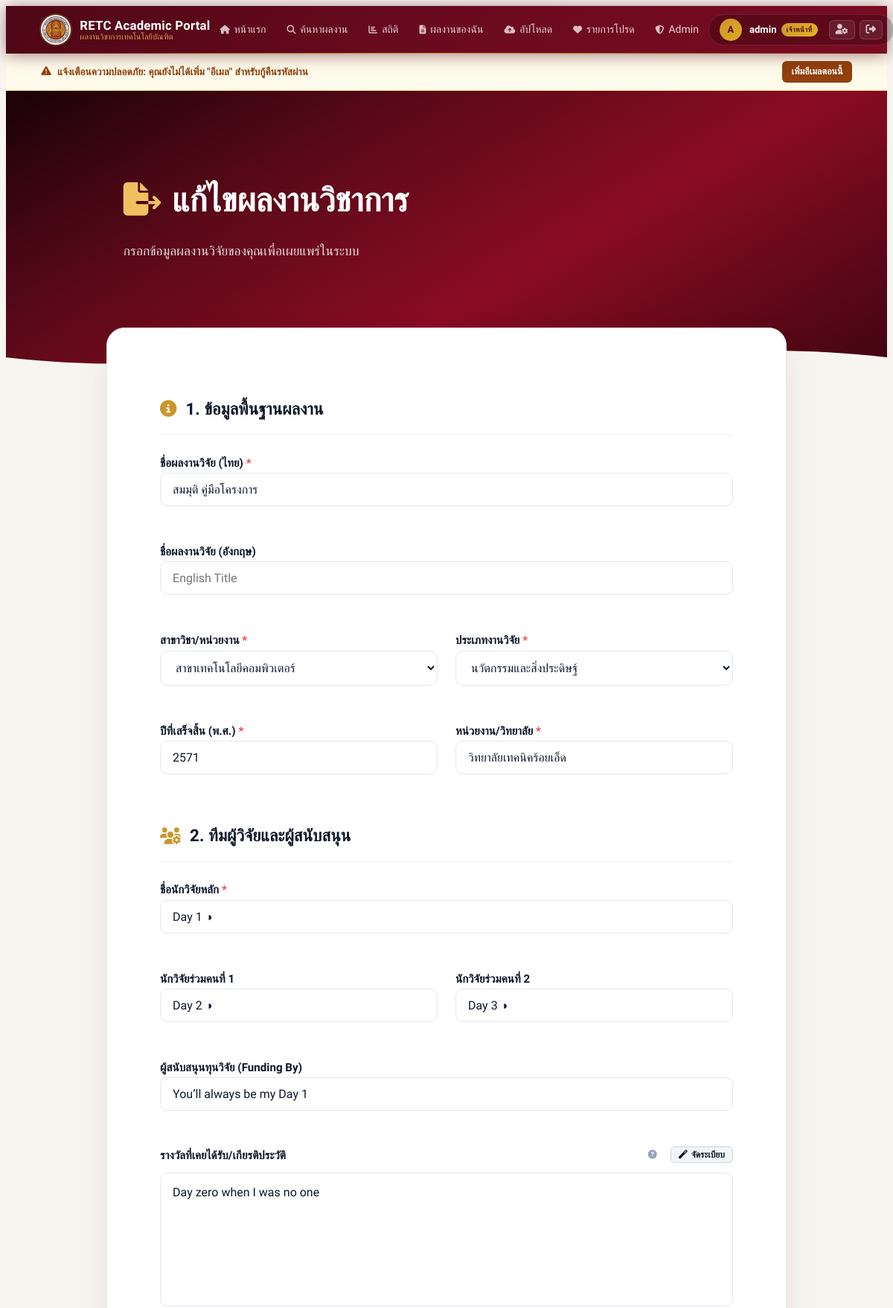
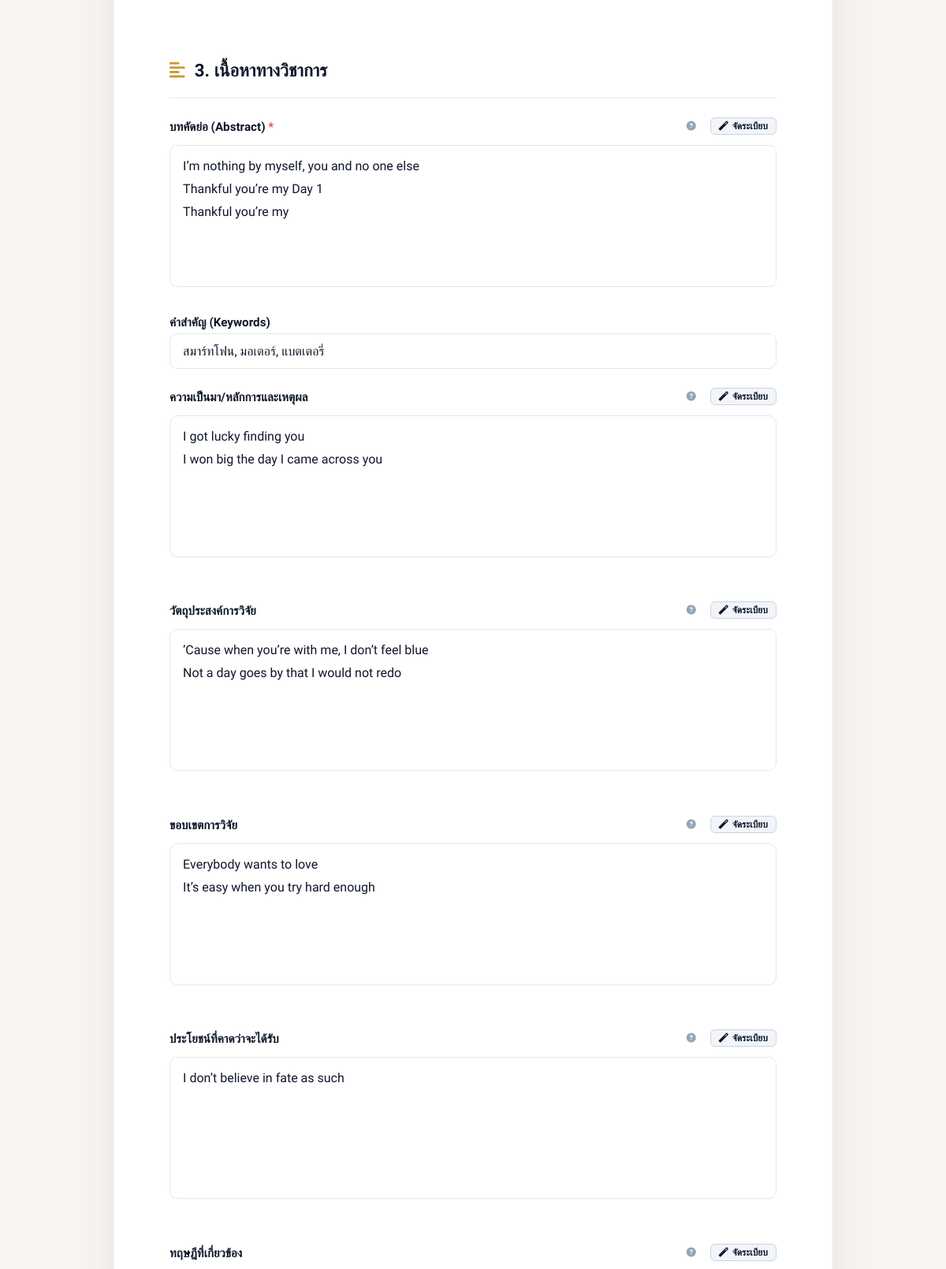
/edit/25/ (signed in, upper part), run on the app's committed database (2 pictures, top to bottom).
### research/models.py (models this page shows, shortened)
class Project(models.Model):
    DEPARTMENTS = [
        ('EE', 'สาขาเทคโนโลยีไฟฟ้า'),
        ('ET', 'สาขาเทคโนโลยีอิเล็กทรอนิกส์'),
        ('PT', 'สาขาเทคโนโลยีการผลิต'),
        ('MT', 'สาขาเทคโนโลยีเครื่องกล'),
        ('CT', 'สาขาเทคโนโลยีคอมพิวเตอร์'),
    ]
    RESEARCH_TYPES = [
        ('classroom', 'วิจัยในชั้นเรียน'),
        ('r_d', 'วิจัยและพัฒนา (R&D)'),
        ('innovation', 'นวัตกรรมและสิ่งประดิษฐ์'),
        ('survey', 'วิจัยเชิงสำรวจ'),
        ('other', 'อื่นๆ'),
    ]
    title_th = models.CharField(max_length=500, verbose_name="ชื่อผลงานวิจัย (ภาษาไทย)")
    title_en = models.CharField(max_length=500, verbose_name="ชื่อผลงานวิจัย (ภาษาอังกฤษ)", blank=True, null=True)
    department = models.CharField(max_length=2, choices=DEPARTMENTS, default='CT', verbose_name="สาขาวิชา")
    academic_year = models.IntegerField(verbose_name="ปีที่ผลงานวิจัยเสร็จ (พ.ศ.)")
    research_type = models.CharField(max_length=50, choices=RESEARCH_TYPES, default='innovation', verbose_name="ประเภทของงานวิจัย")
    student_name = models.CharField(max_length=255, verbose_name="ชื่อนักวิจัยหลัก")
    researcher_co1 = models.CharField(max_length=255, verbose_name="ชื่อนักวิจัยร่วมคนที่ 1", blank=True, null=True)
    researcher_co2 = models.CharField(max_length=255, verbose_name="ชื่อนักวิจัยร่วมคนที่ 2", blank=True, null=True)
    organization = models.CharField(max_length=255, verbose_name="หน่วยงาน", default="วิทยาลัยเทคนิคร้อยเอ็ด")
    funding_by = models.CharField(max_length=255, verbose_name="ผู้สนับสนุนทุนวิจัย", blank=True, null=True)
    awards = models.TextField(verbose_name="รางวัลที่เคยได้รับ", blank=True, null=True)
    abstract = models.TextField(verbose_name="บทคัดย่อ", blank=True)
    keywords = models.CharField(max_length=255, verbose_name="คำสำคัญ (Keywords)", blank=True)
    background = models.TextField(verbose_name="ความเป็นมา/หลักการและเหตุผล", blank=True)
    objectives = models.TextField(verbose_name="วัตถุประสงค์การวิจัย", blank=True)
    scope = models.TextField(verbose_name="ขอบเขตของการวิจัย", blank=True)
    theory = models.TextField(verbose_name="ทฤษฎีที่ใช้ในการศึกษา/ที่เกี่ยวข้อง", blank=True)
    methodology = models.TextField(verbose_name="วิธีการวิจัย", blank=True)
    results = models.TextField(verbose_name="ผลการวิจัย", blank=True)
    discussion = models.TextField(verbose_name="อภิปรายผล", blank=True)
    suggestions_use = models.TextField(verbose_name="ข้อเสนอแนะในการใช้ประโยชน์", blank=True)
    suggestions_next = models.TextField(verbose_name="ข้อเสนอแนะในการทำวิจัยครั้งต่อไป", blank=True)
    other_info = models.TextField(verbose_name="อื่นๆ", blank=True, null=True)
    pdf_file = models.FileField(
        upload_to='pdfs/',
        verbose_name="ไฟล์ PDF ฉบับเต็ม",
        validators=[FileExtensionValidator(allowed_extensions=['pdf']), validate_file_size],
        null=True, blank=True
    )
    is_approved = models.BooleanField(default=False, verbose_name="อนุมัติการเผยแพร่")
    views_count = models.PositiveIntegerField(default=0, verbose_name="ยอดเข้าชม")
    download_count = models.PositiveIntegerField(default=0, verbose_name="ยอดดาวน์โหลด")
    class Meta:
        verbose_name = "โครงงาน/ผลงานวิชาการ"
        verbose_name_plural = "โครงงาน/ผลงานวิชาการ"
        ordering = ['-academic_year']

### research/views.py (the view)
# urls.py: path('edit/<int:project_id>/', views.edit_project, name='edit_project'),
@login_required
def edit_project(request, project_id):
    project = get_object_or_404(Project, id=project_id)
    if not request.user.is_staff and project.student_name != request.user.username:
        messages.error(request, "คุณไม่มีสิทธิ์แก้ไขผลงานของผู้อื่น")
        return redirect('project_list')
    if request.method == 'POST':
        form = ProjectForm(request.POST, request.FILES, instance=project)
        if form.is_valid():
            form.save()
            messages.success(request, f'แก้ไขผลงาน "{project.title_th}" สำเร็จแล้ว')
            return redirect('project_list')
        else:
            messages.error(request, "กรุณาตรวจสอบข้อมูลที่กรอก มีบางช่องที่ไม่ถูกต้อง")
    else:
        form = ProjectForm(instance=project)
    return render(request, 'research/edit.html', {
        'form':      form,
        'project':   project,
        'edit_mode': True,
    })

### research/templatetags/research_extras.py (called while the page is built)
@register.filter
def filename(value):
    return os.path.basename(str(value))

### research/templates/research/edit.html (shortened to what this page needs)
{% extends 'research/base.html' %}
{% load static %}
{% load research_extras %}
{% block content %}
<div class="upload-hero">
    <div class="hero-inner">
        <h1>
            <i class="fas fa-file-export" style="color: var(--gold-lt);"></i>
            <span>{% if edit_mode %}แก้ไขผลงานวิชาการ{% else %}เพิ่มผลงานวิจัยใหม่{% endif %}</span>
        </h1>
        <p>กรอกข้อมูลผลงานวิจัยของคุณเพื่อเผยแพร่ในระบบ</p>
    </div>
</div>
<div class="upload-card">
    <form method="POST" enctype="multipart/form-data" id="uploadForm">
        <div class="section-head"><i class="fas fa-info-circle"></i> 1. ข้อมูลพื้นฐานผลงาน</div>
        <div class="form-grid">
            <div class="form-group full-width">
                <label>ชื่อผลงานวิจัย (ไทย) <span class="req">*</span></label>
                {{ form.title_th }}
            </div>
            <div class="form-group full-width">
                <label>ชื่อผลงานวิจัย (อังกฤษ)</label>
                {{ form.title_en }}
            </div>
            <div class="form-group">
                <label>สาขาวิชา/หน่วยงาน <span class="req">*</span></label>
                {{ form.department }}
            </div>
            <div class="form-group">
                <label>ประเภทงานวิจัย <span class="req">*</span></label>
                {{ form.research_type }}
            </div>
            <div class="form-group">
                <label>ปีที่เสร็จสิ้น (พ.ศ.) <span class="req">*</span></label>
                {{ form.academic_year }}
            </div>
            <div class="form-group">
                <label>หน่วยงาน/วิทยาลัย <span class="req">*</span></label>
                {{ form.organization }}
            </div>
        </div>
        <div class="section-head"><i class="fas fa-users-cog"></i> 2. ทีมผู้วิจัยและผู้สนับสนุน</div>
        <div class="form-grid">
            <div class="form-group full-width">
                <label>ชื่อนักวิจัยหลัก <span class="req">*</span></label>
                {{ form.student_name }}
            </div>
            <div class="form-group">
                <label>นักวิจัยร่วมคนที่ 1</label>
                {{ form.researcher_co1 }}
            </div>
            <div class="form-group">
                <label>นักวิจัยร่วมคนที่ 2</label>
                {{ form.researcher_co2 }}
            </div>
            <div class="form-group full-width">
                <label>ผู้สนับสนุนทุนวิจัย (Funding By)</label>
                {{ form.funding_by }}
            </div>
            <div class="form-group full-width">
                <div class="label-wrap">
                    <label>รางวัลที่เคยได้รับ/เกียรติประวัติ</label>
                </div>
                {{ form.awards }}
            </div>
        </div>
        <div class="section-head"><i class="fas fa-align-left"></i> 3. เนื้อหาทางวิชาการ</div>
        <div class="form-group">
            <div class="label-wrap">
                <label>บทคัดย่อ (Abstract) <span class="req">*</span></label>
            </div>
            {{ form.abstract }}
        </div>
        <div class="form-group">
            <label>คำสำคัญ (Keywords)</label>
            {{ form.keywords }}
        </div>
        <div class="form-grid">
            <div class="form-group full-width">
                <div class="label-wrap"><label>ความเป็นมา/หลักการและเหตุผล</label></div>
                {{ form.background }}
            </div>
            <div class="form-group full-width">
                <div class="label-wrap"><label>วัตถุประสงค์การวิจัย</label></div>
                {{ form.objectives }}
            </div>
            <div class="form-group full-width">
                <div class="label-wrap"><label>ขอบเขตการวิจัย</label></div>
                {{ form.scope }}
            </div>
            <div class="form-group full-width">
                <div class="label-wrap"><label>ประโยชน์ที่คาดว่าจะได้รับ</label></div>
                {{ form.suggestions_use }}
            </div>
            <div class="form-group full-width">
                <div class="label-wrap"><label>ทฤษฎีที่เกี่ยวข้อง</label></div>
            </div>
        </div>
    </form>
</div>
{% endblock %}

### research/templates/research/navbar.html (shortened to what this page needs)
{% load static %}
<nav class="main-navbar">
    <a href="{% url 'project_list' %}" class="nav-brand">
        <div class="nav-logo-wrap">
            <img src="{% static 'logoretc.png' %}" alt="RETC Logo" class="nav-logo-img">
        </div>
        <div class="nav-brand-text">
            <span class="nav-brand-name">RETC Academic Portal</span>
            <span class="nav-brand-sub">ผลงานวิชาการเทคโนโลยีบัณฑิต</span>
        </div>
    </a>
    <div class="nav-links" id="nav-links">
        <a href="{% url 'project_list' %}" onclick="document.getElementById('nav-links').classList.remove('mobile-open')" class="nav-link {% if request.resolver_match.url_name == 'project_list' %}active{% endif %}">
            <i class="fas fa-home"></i> หน้าแรก
        </a>
        <a href="{% url 'research_search' %}" onclick="document.getElementById('nav-links').classList.remove('mobile-open')" class="nav-link {% if request.resolver_match.url_name == 'research_search' %}active{% endif %}">
            <i class="fas fa-search"></i> ค้นหาผลงาน
        </a>
        <a href="{% url 'project_stats' %}" onclick="document.getElementById('nav-links').classList.remove('mobile-open')" class="nav-link {% if request.resolver_match.url_name == 'project_stats' %}active{% endif %}">
            <i class="fas fa-chart-bar"></i> สถิติ
        </a>
        {% if user.is_authenticated %}
            {% if user.is_staff or user.profile.user_type == 'student' %}
                <a href="{% url 'my_projects' %}" onclick="document.getElementById('nav-links').classList.remove('mobile-open')" class="nav-link {% if request.resolver_match.url_name == 'my_projects' %}active{% endif %}">
                    <i class="fas fa-file-alt"></i> ผลงานของฉัน
                </a>
                <a href="{% url 'project_upload' %}" onclick="document.getElementById('nav-links').classList.remove('mobile-open')" class="nav-link {% if request.resolver_match.url_name == 'project_upload' %}active{% endif %}">
                    <i class="fas fa-cloud-upload-alt"></i> อัปโหลด
                </a>
            {% endif %}
            <a href="{% url 'favorite_list' %}" onclick="document.getElementById('nav-links').classList.remove('mobile-open')" class="nav-link {% if request.resolver_match.url_name == 'favorite_list' %}active{% endif %}">
                <i class="fas fa-heart"></i> รายการโปรด
            </a>
            {% if user.is_staff %}
                <a href="{% url 'admin_dashboard' %}" onclick="document.getElementById('nav-links').classList.remove('mobile-open')" class="nav-link {% if request.resolver_match.url_name == 'admin_dashboard' %}active{% endif %}">
                    <i class="fas fa-shield-alt"></i> Admin
                </a>
            {% endif %}
        {% else %}
            <div class="nav-user-section mobile-only" style="background:transparent;border:none;justify-content:center;">
                <a href="{% url 'login' %}" class="btn-nav-login"><i class="fas fa-sign-in-alt"></i> เข้าสู่ระบบ</a>
            </div>
        {% endif %}
    </div>
    <div class="nav-user-section desktop-only-user">
        {% if user.is_authenticated %}
            <a href="{% url 'profile_edit' %}" style="display:flex; align-items:center; gap:10px; text-decoration:none;">
                <div class="nav-user-avatar">{{ user.username|first|upper }}</div>
                <div class="nav-user-info">
                    <span class="nav-user-name">{{ user.username }}</span>
                    <span class="role-badge">{% if user.is_staff %}เจ้าหน้าที่{% elif user.profile.user_type == 'student' %}นักศึกษา{% else %}ภายนอก{% endif %}</span>
                </div>
            </a>
            <div style="display:flex; gap:6px; margin-left:5px;">
                <a href="{% url 'profile_edit' %}" class="btn-logout" title="ตั้งค่าโปรไฟล์">
                    <i class="fas fa-user-cog"></i>
                </a>
                <a href="{% url 'logout' %}" class="btn-logout" title="ออกจากระบบ">
                    <i class="fas fa-sign-out-alt"></i>
                </a>
            </div>
        {% else %}
            <a href="{% url 'login' %}" class="btn-nav-login">
                <i class="fas fa-sign-in-alt"></i> เข้าสู่ระบบ
            </a>
        {% endif %}
    </div>
</nav>
{% if user.is_authenticated and not user.email %}
<div class="security-banner">
    <div class="security-banner-msg">
        <i class="fas fa-exclamation-triangle"></i>
        <span>แจ้งเตือนความปลอดภัย: คุณยังไม่ได้เพิ่ม "อีเมล" สำหรับกู้คืนรหัสผ่าน</span>
    </div>
    <a href="{% url 'profile_edit' %}" class="security-banner-btn">เพิ่มอีเมลตอนนี้</a>
</div>
{% endif %}

### research/templates/research/edit.html (style rules this page uses)
:root { --crimson: #7a0c22; --crimson-dk: #4a0715; --crimson-lt: #a01030; --gold: #c9972b; --gold-lt: #f0c060; --navy: #0f172a; --bg-color: #f8f5f0; --gray-100: #f1f5f9; --gray-200: #e2e8f0; --gray-300: #cbd5e1; --gray-400: #94a3b8; --red: #ef4444; }
.upload-hero { background: linear-gradient(150deg, #1a0208 0%, #5a0918 30%, #8a0c24 60%, #3e0510 100%); padding: 80px 20px 140px; text-align: left; color: white; position: relative; overflow: hidden; }
.hero-inner { max-width: 960px; margin: 0 auto; padding: 0 4%; }
.upload-hero h1 { font-size: clamp(1.8rem, 5vw, 2.8rem); font-weight: 800; margin-bottom: 12px; display: flex; align-items: center; justify-content: flex-start; gap: 15px; }
.upload-hero p { font-size: 1.1rem; opacity: 0.85; }
.upload-card { background: white; border-radius: 24px; border: 1px solid var(--gray-200); box-shadow: 0 20px 50px rgba(74,7,21,0.08); max-width: 960px; margin: -70px auto 80px; padding: 50px 6%; position: relative; z-index: 10; }
.section-head { font-size: 1.4rem; font-weight: 800; color: var(--navy); margin-bottom: 24px; display: flex; align-items: center; gap: 12px; border-bottom: 2px solid var(--gray-100); padding-bottom: 15px; margin-top: 40px; }
.section-head i { color: var(--gold); }
.form-grid { display: grid; grid-template-columns: 1fr 1fr; gap: 24px; }
.full-width { grid-column: span 2; }
.form-group { margin-bottom: 24px; }
.label-wrap { display: flex; justify-content: space-between; align-items: center; margin-bottom: 10px; }
.form-group label { font-weight: 700; color: var(--navy); font-size: 0.95rem; }
.req { color: var(--red); }
.form-control, .django-widget, input[type="text"], input[type="number"], select, textarea { width: 100%; padding: 12px 16px; border: 1.5px solid var(--gray-200); border-radius: 10px; font-family: 'Sarabun', sans-serif; font-size: 1rem; transition: all 0.2s; color: var(--navy); background: white; }
textarea { line-height: 1.8; min-height: 180px; resize: none; overflow-y: hidden; }

### research/templates/research/base.html (style rules this page uses)
:root { --crimson: #7a0c22; --crimson-dk: #4e0715; --crimson-lt: #a01030; --crimson-pale: #fdf0f2; --gold: #c9972b; --gold-lt: #f0c060; --gold-pale: #fdf5e6; --cream: #f8f5f0; --surface: #ffffff; --surface2: #faf8f6; --ink: #1a1210; --ink-muted:#4a3f3b; --muted: #7a6e6a; --border: rgba(122,12,34,0.10); --border-lt:rgba(122,12,34,0.06); --shadow-xs: 0 1px 3px rgba(0,0,0,0.06); --shadow-sm: 0 4px 12px rgba(122,12,34,0.06), 0 1px 3px rgba(0,0,0,0.04); --shadow-md: 0 8px 24px rgba(122,12,34,0.08), 0 2px 8px rgba(0,0,0,0.04); --shadow-lg: 0 20px 50px rgba(122,12,34,0.10), 0 4px 16px rgba(0,0,0,0.06); --shadow-xl: 0 32px 80px rgba(122,12,34,0.14), 0 8px 24px rgba(0,0,0,0.08); --r-xs: 6px; --r-sm: 10px; --r: 14px; --r-md: 18px; --r-lg: 24px; --r-xl: 32px; --ease: cubic-bezier(0.25, 0.46, 0.45, 0.94); --spring: cubic-bezier(0.34, 1.56, 0.64, 1); --t-fast: 0.15s; --t-base: 0.25s; --t-slow: 0.4s; --max-w: 1280px; --max-w-md: 960px; --max-w-sm: 640px; --navbar-h: 64px; }
*, *::before, *::after { box-sizing: border-box; }
html { scroll-behavior: smooth; }
body { font-family: 'Sarabun', sans-serif; background: var(--cream); color: var(--ink); min-height: 100vh; display: flex; flex-direction: column; line-height: 1.65; -webkit-font-smoothing: antialiased; }

### data on the page
Project: title_th "สมมุติ คู่มือโครงการ", department "สาขาเทคโนโลยีคอมพิวเตอร์", research_type "นวัตกรรมและสิ่งประดิษฐ์", academic_year "2571", organization "วิทยาลัยเทคนิคร้อยเอ็ด", student_name "Day 1 ◑", researcher_co1 "Day 2 ◑", researcher_co2 "Day 3 ◑", funding_by "You’ll always be my Day 1", awards "Day zero when I was no one", abstract "I’m nothing by myself, you and no one else Thankful you’re my Day 1 Thankful you’re my", keywords "สมาร์ทโฟน, มอเตอร์, แบตเตอรี่", background "I got lucky finding you I won big the day I came across you", objectives "‘Cause when you’re with me, I don’t feel blue Not a day goes by that I would not redo", scope "Everybody wants to love It’s easy when you try hard enough", suggestions_use "I don’t believe in fate as such"

### other printed values
{{ user.username|first|upper }} "A"
{{ user.username }} "admin"
